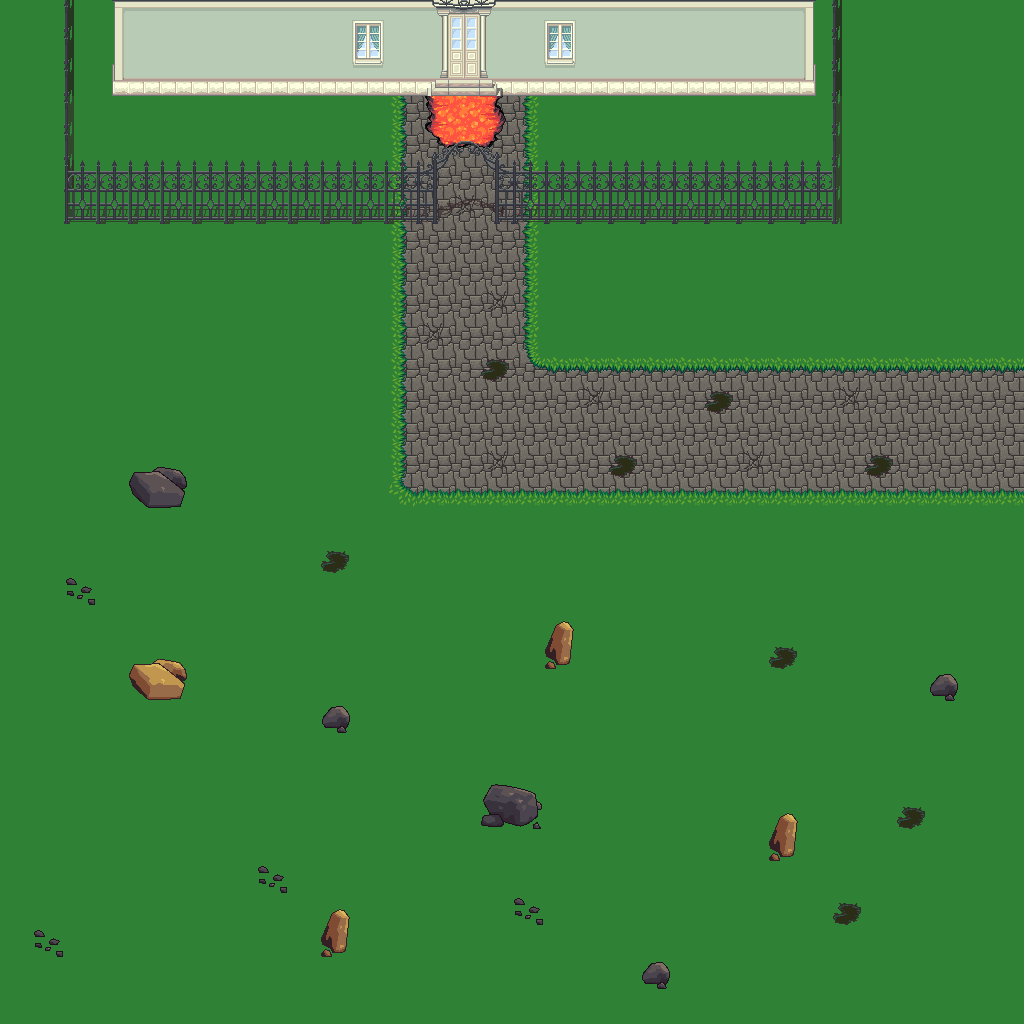

Rendered tile map (Tiled .tmx) drawn with the repository's tilesets; below, a short description and the map source with its tile grids summarised:
An orthogonal 32x32 tile map with 32x32 px tiles, 4 tile layers (background, fringe, object, foreground), 1 hidden layer not drawn, 6 tilesets and 11 objects (8x event, 2x enemy, npc).

<map version="1.0" tiledversion="1.1.2" orientation="orthogonal" renderorder="right-down" width="32" height="32" tilewidth="32" tileheight="32" infinite="0" backgroundcolor="#000000" nextobjectid="12">
 <properties>
  <property name="music" value="music/mysticaltheme.ogg" />
  <property name="tileset" value="tilesetdefs/town.txt" />
  <property name="title" value="Castle Entry" />
 </properties>
 <tileset firstgid="1" name="tiled_collision" tilewidth="32" tileheight="32" tilecount="15" columns="15">
  <image source="tiled_collision.png" width="480" height="32" />
 </tileset>
 <tileset firstgid="16" name="generic_background" tilewidth="32" tileheight="32" tilecount="702" columns="27">
  <image source="generic_background.png" width="864" height="832" />
 </tileset>
 <tileset firstgid="718" name="small_objects" tilewidth="32" tileheight="64" tilecount="160" columns="20">
  <image source="small_objects.png" width="671" height="512" />
 </tileset>
 <tileset firstgid="878" name="town_buildings" tilewidth="32" tileheight="128" tilecount="126" columns="21">
  <image source="town_buildings.png" width="672" height="768" />
 </tileset>
 <tileset firstgid="1004" name="bldgleft" tilewidth="32" tileheight="128" tilecount="22" columns="22">
  <tileoffset x="16" y="0" />
  <image source="bldgleft.png" width="704" height="128" />
 </tileset>
 <tileset firstgid="1026" name="bldgright" tilewidth="32" tileheight="128" tilecount="27" columns="27">
  <tileoffset x="-16" y="0" />
  <image source="bldgright.png" width="864" height="128" />
 </tileset>
 <layer name="background" width="32" height="32">
  <data>[1024 cells, 1024 non-empty, 10 distinct tile ids]</data>
 </layer>
 <layer name="fringe" width="32" height="32">
  <data>[1024 cells, 62 non-empty, 12 distinct tile ids]</data>
 </layer>
 <layer name="object" width="32" height="32">
  <data>[1024 cells, 63 non-empty, 19 distinct tile ids]</data>
 </layer>
 <layer name="foreground" width="32" height="32">
  <data>[1024 cells, 1 non-empty, 1 distinct tile ids]</data>
 </layer>
 <layer name="collision" width="32" height="32" visible="0">
  <data>[1024 cells, 85 non-empty, 2 distinct tile ids]</data>
 </layer>
 <objectgroup name="enemy">
  <object id="1" name="Ghost" type="enemy" x="768" y="256" width="32" height="32">
   <properties>
    <property name="category" value="ghost" />
   </properties>
  </object>
  <object id="2" name="Ghost" type="enemy" x="736" y="544" width="32" height="32">
   <properties>
    <property name="category" value="ghost" />
   </properties>
  </object>
 </objectgroup>
 <objectgroup name="event">
  <object id="3" name="Teleport to Castle Path" type="event" x="992" y="352" width="32" height="160">
   <properties>
    <property name="activate" value="on_trigger" />
    <property name="intermap" value="maps/castlepath.txt,1,19" />
   </properties>
  </object>
  <object id="4" name="Fire Trap" type="event" x="448" y="96" width="32" height="32">
   <properties>
    <property name="activate" value="static" />
    <property name="power" value="33" />
    <property name="power_damage" value="100,100" />
    <property name="repeat" value="true" />
   </properties>
  </object>
  <object id="5" name="Fire Trap" type="event" x="480" y="128" width="32" height="32">
   <properties>
    <property name="activate" value="static" />
    <property name="power" value="33" />
    <property name="power_damage" value="100,100" />
    <property name="repeat" value="true" />
   </properties>
  </object>
  <object id="6" name="Fire Trap" type="event" x="448" y="128" width="32" height="32">
   <properties>
    <property name="activate" value="static" />
    <property name="power" value="33" />
    <property name="power_damage" value="100,100" />
    <property name="repeat" value="true" />
   </properties>
  </object>
  <object id="7" name="Fire Trap" type="event" x="416" y="128" width="32" height="32">
   <properties>
    <property name="activate" value="static" />
    <property name="power" value="33" />
    <property name="power_damage" value="100,100" />
    <property name="repeat" value="true" />
   </properties>
  </object>
  <object id="8" name="Fire Trap" type="event" x="480" y="96" width="32" height="32">
   <properties>
    <property name="activate" value="static" />
    <property name="power" value="33" />
    <property name="power_damage" value="100,100" />
    <property name="repeat" value="true" />
   </properties>
  </object>
  <object id="9" name="Fire Trap" type="event" x="416" y="96" width="32" height="32">
   <properties>
    <property name="activate" value="static" />
    <property name="power" value="33" />
    <property name="power_damage" value="100,100" />
    <property name="repeat" value="true" />
   </properties>
  </object>
  <object id="10" name="Teleport to Castle 2" type="event" x="448" y="64" width="32" height="32">
   <properties>
    <property name="activate" value="on_trigger" />
    <property name="intermap" value="maps/castle2.txt,13,29" />
   </properties>
  </object>
 </objectgroup>
 <objectgroup name="npc">
  <object id="11" name="Gaspar the Ghost" type="npc" x="480" y="224" width="32" height="32">
   <properties>
    <property name="filename" value="npcs/ghost.txt" />
   </properties>
  </object>
 </objectgroup>
</map>
